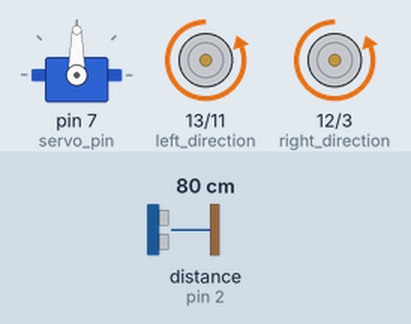
A sketch run on a simulated Arduino Uno, built with avr-gcc and run on an emulated ATmega328P. Parts: servo, direction and speed pins drawn as motors (green arrow = direction pin HIGH = forward, orange = LOW = backward, longer = more drive). Wiring (inferred from the names in the program): ultrasonic range finder: trigger pin 4; echo pin 2. The test bench sets the inputs (shaded band); at power-on: distance to the obstacle (sensor on pin 2) 80 cm. The echo pulse lasts 58.3 µs per cm; what the sketch prints to the serial monitor is not drawn.

Above: at 1.2 s.
1.3 s: distance to the obstacle (sensor on pin 2) set to 17 cm
2.8 s: distance to the obstacle (sensor on pin 2) set to 13 cm
At 3.2 s:
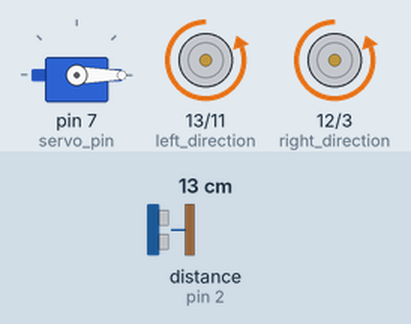
At 3.7 s:
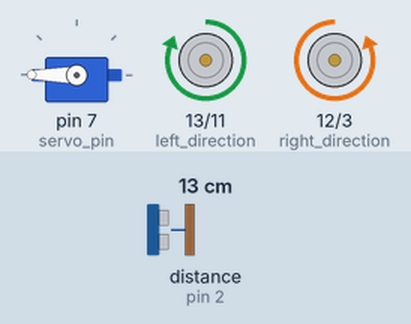
Timing chart, 0 to 11.8 s (numbered marks = the images above; inputs shaded):
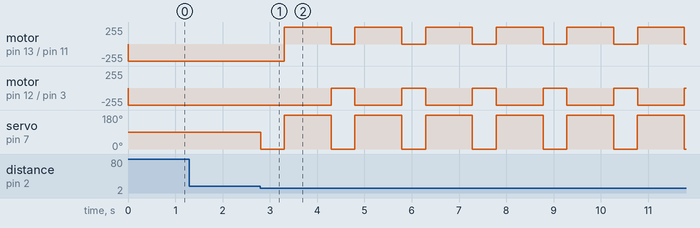

Measured:
- the behaviour switches between 16 and 15 cm on distance to the obstacle (sensor on pin 2) (found by bisection; images 0 and 1)
- after the input at 1.3 s, every drawn part: stays the same
- after the input at 2.8 s, motor on pin 13 (left_direction) / pin 11 (left_speed): alternates forward 255/255 for 0.99 s and stopped for 0.50 s, starting after 0.51 s; motor on pin 12 (right_direction) / pin 3 (right_speed): alternates backward 255/255 for 0.99 s and stopped for 0.50 s, starting after 1.5 s

The sketch:

hinge-bot.ino
```cpp
#include <Servo.h>

//globals
//direction and speeds
byte left_direction = 13;
byte right_direction = 12;
byte left_speed = 11;
byte right_speed = 3;
//sonar globals
int trigger = 4;
int echo = 2;
//distance state (used for wall checks)
int orig_state = 0;
//servo pin
byte servo_pin = 7;
Servo servo;
void setup() {
  // put your setup code here, to run once:

  //directions
  pinMode(left_direction, OUTPUT);
  pinMode(right_direction, OUTPUT);

  //sonar
  Serial.begin(9600);
  pinMode(trigger, OUTPUT);
  pinMode(echo, INPUT);

  servo.attach(servo_pin);
  Serial.print("finished setup");
}

void robot_reverse(){
  digitalWrite(left_direction, HIGH);
  analogWrite(left_speed, 255);
  digitalWrite(right_direction, HIGH);
  analogWrite(right_speed, 255);
}

void robot_forwards(){
  digitalWrite(left_direction, LOW);
  analogWrite(left_speed, 255);
  digitalWrite(right_direction, LOW);
  analogWrite(right_speed, 255);
}

void robot_left(){
  digitalWrite(left_direction, LOW);
  analogWrite(left_speed, 255);
  digitalWrite(right_direction, HIGH);
  analogWrite(right_speed, 255);
}

void robot_right(){
  digitalWrite(left_direction, HIGH);
  analogWrite(left_speed, 255);
  digitalWrite(right_direction, LOW);
  analogWrite(right_speed, 255);
}

void robot_stop(){
  digitalWrite(left_direction, LOW);
  analogWrite(left_speed, 0);
  digitalWrite(right_direction, LOW);
  analogWrite(right_speed, 0);
}
void print_sonar_debug(float duration){
  Serial.print("duration : ");
  Serial.println(duration);
  Serial.print("distance : ");
  Serial.println(sonar_to_distance(duration));
}

float sonar_duration(){
  long duration;
  digitalWrite(trigger, HIGH);
  delayMicroseconds(10);
  digitalWrite(trigger, LOW);
  duration = pulseIn(echo, HIGH);
  //if debugging uncomment
  //print_sonar_debug(duration);
  return duration;
}
float sonar_to_distance(float t){
 float speed_of_sound = 343;
 return (((t/2) * speed_of_sound) / 1000);
}
float sonar_distance(){
  return sonar_to_distance(sonar_duration());
}

void robot_right_degrees(float deg){
  robot_right();
 //21seconds for 5 rotations 360 = 21/5
 //4.2 for 360
  float time_to_delay = deg * (4100 /360);
  delay(time_to_delay);
  robot_stop();
}
void robot_left_degrees(float deg){
  robot_left();
  //21seconds for 5 rotations 360 = 21/5
   float time_to_delay = deg * (4100 /360);
  delay(time_to_delay);
  robot_stop();
}
/*
void old_auto_pilot(){
  if(sonar_distance() > 150){
  robot_forwards();
  }
  else{
    robot_left_degrees(60);
    float left_dist = sonar_distance();
    robot_right_degrees(120);
    float right_dist = sonar_distance();
    if(left_dist > right_dist){
      robot_left_degrees(120);
    }
  }
}
*/

void auto_pilot(){
 // auto servo_pos =  servo.read();
 // servo.write(servo_pos - servo_pos); //setting servo to 0.
  //Serial.print("servo pos : ");
  //Serial.println(servo_pos);
  //servo.write(90);
  if(sonar_distance() > 150){
    robot_forwards();
  }
  else{
    servo.write(0);
    delay(500);
    auto left_dist = sonar_distance();
    servo.write(270);
    auto right_dist = sonar_distance();
    if(left_dist > right_dist){
      robot_left_degrees(90);
    }
    else{
      robot_right_degrees(90);
    }
  }
}

void loop() {
  // put your main code here, to run repeatedly:
  auto_pilot();
}
```
